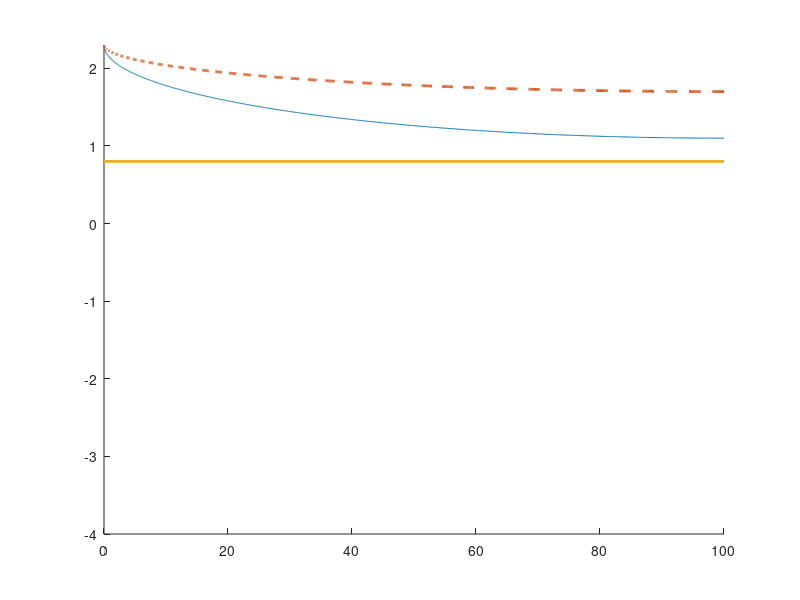

Write MATLAB code to recreate this figure. (Note: this script raises an error after producing the figure.)
% % This way generates terrible figure
% syms t
% x = 100 + 100*sin(t);
% y = 4 + 2*cos(t);
% 
% ezplot(x,y)
% xlim([0,100]);
% ylim([-4,4]);

n = 1000;
t = linspace(pi,3*pi/2,n);
alpha = 0.8;


%% Figure that shows the S^n, B^n H^n

figure

hold on 

xsellto = 100 + 100*sin(t);
ysellto = 2.3 + 1.2*cos(t);
 
xsellfrom = 100 + 100*sin(t);
ysellfrom = 2.3 + 0.6*cos(t);


plot(xsellto,ysellto,'-',xsellfrom,ysellfrom,'--','LineWidth',2)
xlim([0,100]);
ylim([-4,2.3]);

% t = linspace(0,2*pi,n);

% xbuyfrom = 0+ 60*sin(t);
% ybuyfrom = -2 + cos(t);

% plot(xbuyfrom,ybuyfrom)

plot([0,100],[alpha,alpha],'LineWidth',2)

gtext('S^n')
gtext('S^{n+1}')
% gtext('B^n = B^{n+1}')


% title('q = 0 is not isolated')
hold off

%% Figure that shows the delta V in stage 1

figure

hold on 

plot(xsellto,ysellto,'-',xsellfrom,ysellfrom,'--','LineWidth',2)
xlim([0,100]);
ylim([-4,2.3]);

% t = linspace(0,2*pi,n);

% xbuyfrom = 0+ 60*sin(t);
% ybuyfrom = -2 + cos(t);
% 
% plot(xbuyfrom,ybuyfrom)

plot([0,100],[alpha,alpha],'LineWidth',2)

gtext('\Delta V_q^{n+1}(x,q) = 0')
gtext('\Delta V_q^{n+1}(x,q) > 0')
% gtext('\Delta V_q^{n+1}(x,q) = 0')
gtext('L\Delta V^{n+1}(x,q) = 0')
% gtext('L\Delta V_q^{n+1}(x,q) = 0')

hold off

%% Figure that shows the delta V in stage 1

figure

hold on 

plot(xsellfrom,ysellfrom,'-')
xlim([0,100]);
ylim([-4,4]);

t = linspace(0,2*pi,n);

xbuyfrom = 0+ 60*sin(t);
ybuyfrom = -2 + cos(t);

xbuyto = 0 + 80*sin(t);
ybuyto = -2 + 1.5*cos(t);

plot(xbuyto,ybuyto,'-',xbuyfrom,ybuyfrom,'--')

plot([0,100],[alpha,alpha])

gtext('\Delta V_q^{n+1}(x,q) = 0')
gtext('\Delta V_q^{n+1}(x,q) < 0')
gtext('\Delta V_q^{n+1}(x,q) = 0')
gtext('L\Delta V^{n+1}(x,q) = 0')


hold off

%% Situation 1 where q = 0 is isolated state


xsellfrom = 100 + 100*sin(t);
ysellfrom = 4 + 2*cos(t);

xsellto = 100 + 100*sin(t);
ysellto = 4 + 3*cos(t);

hold on 

plot(xsellto,ysellto,'-',xsellfrom,ysellfrom,'--')
xlim([0,100]);
ylim([-4,4]);

t = linspace(0,2*pi,n);

xbuyfrom = 50 + 30*sin(t);
ybuyfrom = -2 + cos(t);

plot(xbuyfrom,ybuyfrom)

plot([0,100],[alpha,alpha])

% title('q = 0 is isolated')

hold off

%% Situation 2 where q = 0 is not isolated

figure

hold on 

plot(xsellto,ysellto,'-',xsellfrom,ysellfrom,'--')
xlim([0,100]);
ylim([-4,4]);

t = linspace(0,2*pi,n);

xbuyfrom = 0+ 60*sin(t);
ybuyfrom = -2 + cos(t);

plot(xbuyfrom,ybuyfrom)

plot([0,100],[alpha,alpha])

% title('q = 0 is not isolated')
hold off